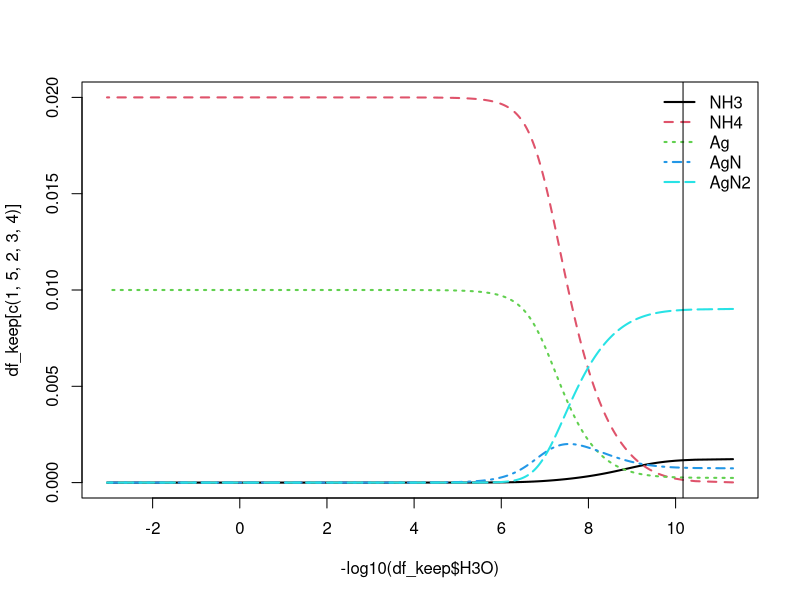

Generate this figure with R:
conc_ag = 0.01
conc_nh3 = 0.02

K1 = 10^3.4
K2 = 10^4.0
Kb = 10^-4.75
Kw = 10^-14

pNH3 = seq(10^-0.02, 14, 0.01)
NH3 = 10^-pNH3

Ag = conc_ag/(1 + K1 * NH3 + K1 * K2 * NH3^2)
AgN = K1 * Ag * NH3
AgN2 = K1 * K2 * Ag * NH3^2
NH4 = conc_nh3 - NH3 - AgN - 2*AgN2
OH = Kb * NH3/NH4
H3O = Kw/OH

error = abs(NH4 + Ag + H3O + AgN + AgN2 - OH - conc_ag)

id = which.min(error)

NH3[id]
Ag[id]
AgN[id]
AgN2[id]
NH4[id]
OH[id]
H3O[id]

df = data.frame(NH3, Ag, AgN, AgN2, NH4, OH, H3O)
df_keep = subset(df, H3O > 0)

matplot(x = -log10(df_keep$H3O), y = df_keep[c(1, 5, 2, 3, 4)], 
        type = "l", lty = 1:5, col = 1:5, lwd = 2)
legend(x = "topright", legend = c("NH3", "NH4", "Ag", "AgN", "AgN2"), 
       bty = "n", lty = 1:5, col = 1:5, lwd = 2)
abline(v = -log10(df$H3O[id]))
